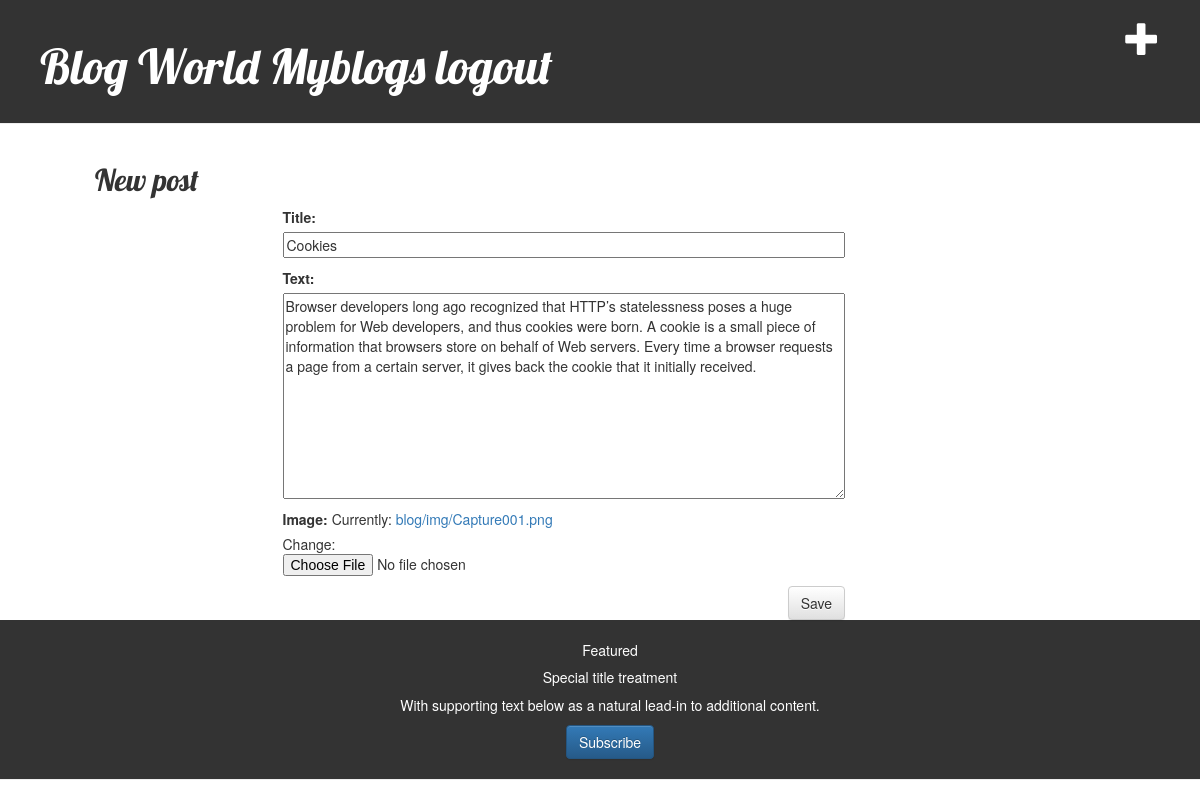
Page /3/edit/ (signed in) on the committed database.
### blog/models.py (models this page shows, shortened)
class Post(models.Model):
    author = models.ForeignKey(CustomUser, on_delete=models.CASCADE)
    title = models.CharField(max_length=200)
    text = models.TextField()
    image = models.ImageField(upload_to ='blog/img',null=True)
    created_date = models.DateTimeField(default=timezone.now)
    published_date = models.DateTimeField(blank=True, null=True)

### blog/views.py (the view)
# urls.py: path('<int:pk>/edit/', views.post_edit, name='post_edit'),
@login_required
def post_edit(request, pk):
    post = get_object_or_404(Post, pk=pk)
    if request.method == "POST":
        form = PostForm(request.POST,request.FILES, instance=post)
        if form.is_valid():
            post = form.save(commit=False)
            post.author = request.user
            post.published_date = timezone.now()
            post.save()
            return redirect('blog:post_list')
    else:
        form = PostForm(instance=post)
    return render(request, 'blog/post_new.html', {'form': form})

### blog/forms.py
class PostForm(forms.ModelForm):
	class Meta:
		model = Post
		fields = ('title', 'text','image')

### blog/templates/blog/post_new.html (shortened to what this page needs)
{% extends 'blog/base.html' %}
{% block content %}
	<h2>New post</h2>
	<form method="POST" class="post-form" enctype="multipart/form-data">
		{{ form.as_p }}
		<button type="submit" class="save btn btn-default">Save</button>
	</form>
{% endblock %}

### blog/static/css/blog.css (style rules this page uses)
h1, h2, h3, h4 { font-family: 'Lobster', cursive; }
.save { float: right; }
.post-form { margin-left: 25%; }
.post-form textarea, .post-form input { width: 100%; }
.card-header h5, { color: white; font-size: 36pt; text-decoration: none; }

### rows in the picture
Post: title "Cookies", text "Browser developers long ago recognized that HTTP’s statelessness poses a huge problem for Web developers, and thus cookies were born. A cookie is a small piece of information that browsers store on behalf of Web servers. Every time a browser requests a page from a certain server, it gives back the cookie that it initially received."
